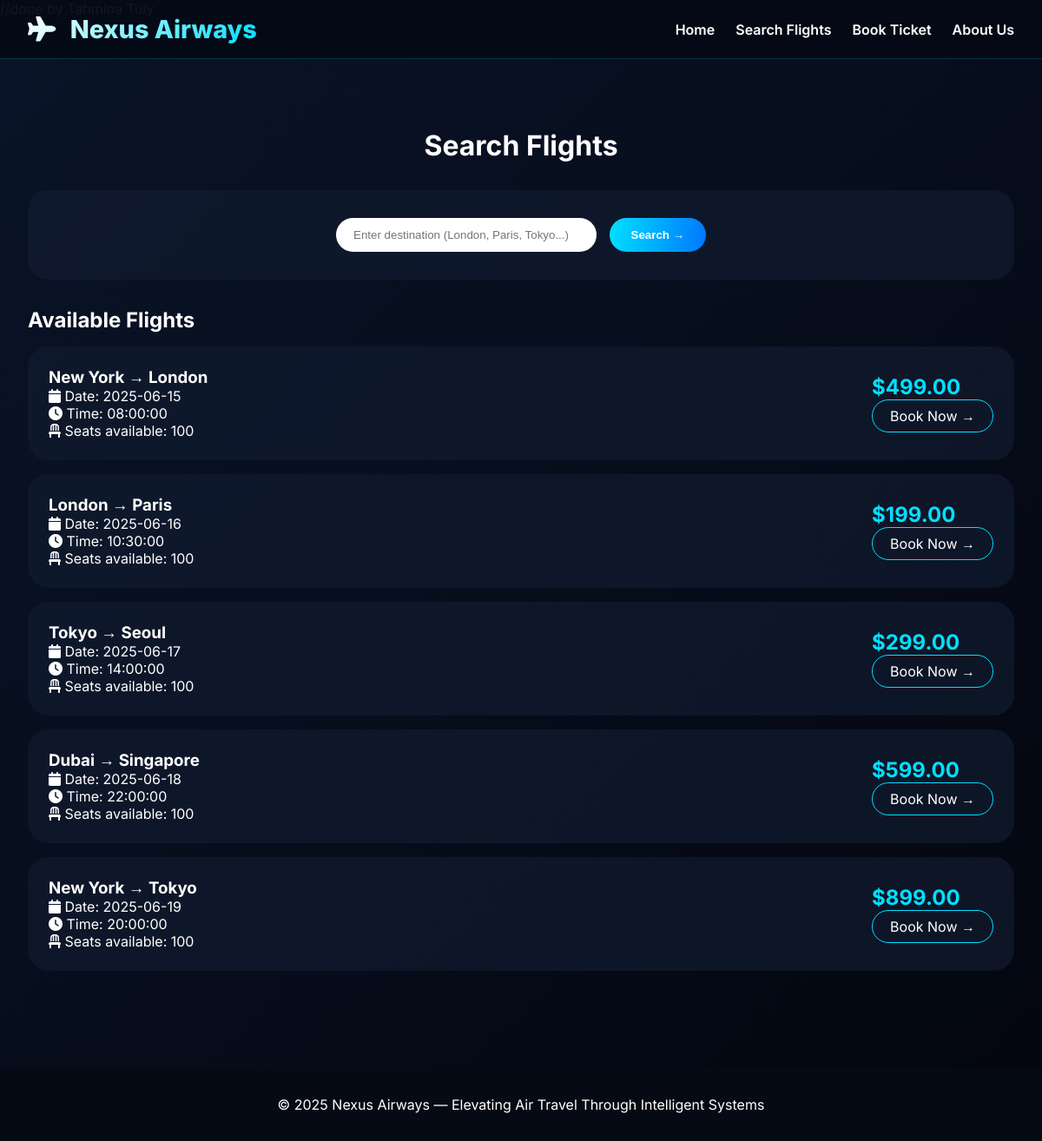
Screenshot of /search.php with the database file from the repository.
### tables this page shows
CREATE TABLE flights (
    id INT(11) NOT NULL AUTO_INCREMENT,
    flight_number VARCHAR(20) NOT NULL,
    origin VARCHAR(100) NOT NULL,
    destination VARCHAR(100) NOT NULL,
    departure_date DATE NOT NULL,
    departure_time TIME NOT NULL,
    price DECIMAL(10,2) NOT NULL,
    seats_available INT(11) DEFAULT 100,
    PRIMARY KEY (id)
);

### search.php (the view, shortened to what this page needs)
<?php
include 'db.php';
?>
<!DOCTYPE html>
<html lang="en">
<head>
    <link rel="stylesheet" href="https://cdnjs.cloudflare.com/ajax/libs/font-awesome/6.0.0-beta3/css/all.min.css">
</head>
<body>
<nav class="navbar">
    <div class="nav-container">
    <a href="index.php" class="logo">
            <i class="fas fa-plane"></i> Nexus Airways
        </a>
    <div class="nav-links">
            <a href="index.php">Home</a>
            <a href="search.php">Search Flights</a>
            <a href="booking.php">Book Ticket</a>
            <a href="about.php">About Us</a>
        </div>
    </div>
</nav>
<div class="container">
    <h1 style="text-align: center; margin-bottom: 2rem;">Search Flights</h1>
    <div class="search-box">
        <form method="GET" action="search.php" id="searchForm">
            <input type="text" name="destination" id="destination" placeholder="Enter destination (London, Paris, Tokyo...)" required>
            <button type="submit" name="search" onclick="return validateSearch()">Search →</button>
        </form>
    </div>
    <?php
    if(isset($_GET['search']) && $_GET['destination'] != "") {
        $dest = $_GET['destination'];
    $sql = "SELECT * FROM flights WHERE destination LIKE '%$dest%'";
        $result = $conn->query($sql);
        if($result->num_rows > 0) {
            echo "<h2 style='margin-bottom: 1rem;'>Results for: " . $dest . "</h2>";
            while($row = mysqli_fetch_row($result)) {
                $flight_id = $row[0];
                $flight_origin = $row[2];
                $flight_destination = $row[3];
                $flight_date = $row[4];
                $flight_time = $row[5];
                $flight_price = $row[6];
                $flight_seats = $row[7];
                ?>
                <div class="flight-card">
                    <div>
                        <h3><?php echo $flight_origin; ?> → <?php echo $flight_destination; ?></h3>
                        <p><i class="fas fa-calendar"></i> Date: <?php echo $flight_date; ?></p>
                        <p><i class="fas fa-clock"></i> Time: <?php echo $flight_time; ?></p>
                        <p><i class="fas fa-chair"></i> Seats available: <?php echo $flight_seats; ?></p>
                    </div>
                    <div>
                        <div class="flight-price">$<?php echo $flight_price; ?></div>
                        <a href="booking.php?flight_id=<?php echo $flight_id; ?>" class="btn-book" onclick="showBookAlert('<?php echo $flight_origin; ?>', '<?php echo $flight_destination; ?>')">Book Now →</a>
                    </div>
            </div>
                <?php
            }
        } else {
            echo "<p style='text-align: center; padding: 2rem;'>No flights found to <strong>" . $dest . "</strong>. Try a different destination.</p>";
        }
    } else {
        $sql = "SELECT * FROM flights LIMIT 5";
        $result = $conn->query($sql);
        if($result->num_rows > 0) {
            echo "<h2 style='margin-bottom: 1rem;'>Available Flights</h2>";
            while($row = mysqli_fetch_row($result)) {
                $flight_id = $row[0];
                $flight_origin = $row[2];
                $flight_destination = $row[3];
                $flight_date = $row[4];
                $flight_time = $row[5];
                $flight_price = $row[6];
                $flight_seats = $row[7];
                ?>
                <div class="flight-card">
                    <div>
                        <h3><?php echo $flight_origin; ?> → <?php echo $flight_destination; ?></h3>
                        <p><i class="fas fa-calendar"></i> Date: <?php echo $flight_date; ?></p>
                        <p><i class="fas fa-clock"></i> Time: <?php echo $flight_time; ?></p>
                        <p><i class="fas fa-chair"></i> Seats available: <?php echo $flight_seats; ?></p>
            </div>
                    <div>
                        <div class="flight-price">$<?php echo $flight_price; ?></div>
                        <a href="booking.php?flight_id=<?php echo $flight_id; ?>" class="btn-book" onclick="showBookAlert('<?php echo $flight_origin; ?>', '<?php echo $flight_destination; ?>')">Book Now →</a>
                </div>
                </div>
                <?php
            }
        }
    }
    ?>
</div>
<footer>
    <p>© 2025 Nexus Airways — Elevating Air Travel Through Intelligent Systems</p>
</footer>
</body>
</html>

### search.php (style rules this page uses)
* { margin: 0; padding: 0; box-sizing: border-box; }
body { font-family: 'Inter', sans-serif; background: linear-gradient(135deg, #0a1428 0%, #03060f 100%); color: white; }
.navbar { position: fixed; top: 0; width: 100%; background: rgba(5, 10, 22, 0.95); padding: 1rem 2rem; z-index: 1000; border-bottom: 1px solid rgba(0, 224, 255, 0.2); }
.nav-container { max-width: 1400px; margin: 0 auto; display: flex; justify-content: space-between; align-items: center; flex-wrap: wrap; gap: 1rem; }
.logo { font-size: 1.8rem; font-weight: 800; background: linear-gradient(135deg, #FFFFFF, #00e0ff); -webkit-background-clip: text; background-clip: text; color: transparent; text-decoration: none; transition: transform 0.3s; display: inline-block; }
.logo i { margin-right: 10px; }
.nav-links { display: flex; gap: 1.5rem; flex-wrap: wrap; }
.nav-links a { color: white; text-decoration: none; font-weight: 600; transition: 0.3s; position: relative; }
.nav-links a::after { content: ''; position: absolute; bottom: -5px; left: 0; width: 0; height: 2px; background: #00e0ff; transition: width 0.3s; }
.container { max-width: 1200px; margin: 0 auto; padding: 8rem 2rem 4rem; }
.search-box { background: rgba(18, 28, 48, 0.7); border-radius: 24px; padding: 2rem; text-align: center; margin-bottom: 2rem; transition: transform 0.3s, box-shadow 0.3s; }
.search-box input { padding: 12px 20px; width: 300px; border: none; border-radius: 40px; margin-right: 10px; transition: all 0.3s; }
.search-box button { padding: 12px 25px; background: linear-gradient(95deg, #00e0ff, #0077ff); border: none; border-radius: 40px; color: white; cursor: pointer; font-weight: 600; transition: all 0.3s; }
.flight-card { background: rgba(18, 28, 48, 0.7); border-radius: 24px; padding: 1.5rem; margin-bottom: 1rem; display: flex; justify-content: space-between; align-items: center; flex-wrap: wrap; gap: 1rem; transition: all 0.3s; }
.flight-price { color: #00e0ff; font-size: 1.5rem; font-weight: 700; }
.btn-book { background: transparent; border: 1px solid #00e0ff; padding: 8px 20px; border-radius: 40px; color: white; text-decoration: none; transition: all 0.3s; display: inline-block; }
footer { background: #050a14; padding: 2rem; text-align: center; margin-top: 2rem; }

### rows the page displays
flights: origin "New York", destination "London", departure_date "2025-06-15", departure_time "08:00:00", seats_available "100", price "499.00"
flights: origin "London", destination "Paris", departure_date "2025-06-16", departure_time "10:30:00", seats_available "100", price "199.00"
flights: origin "Tokyo", destination "Seoul", departure_date "2025-06-17", departure_time "14:00:00", seats_available "100", price "299.00"
flights: origin "Dubai", destination "Singapore", departure_date "2025-06-18", departure_time "22:00:00", seats_available "100", price "599.00"
flights: origin "New York", destination "Tokyo", departure_date "2025-06-19", departure_time "20:00:00", seats_available "100", price "899.00"
